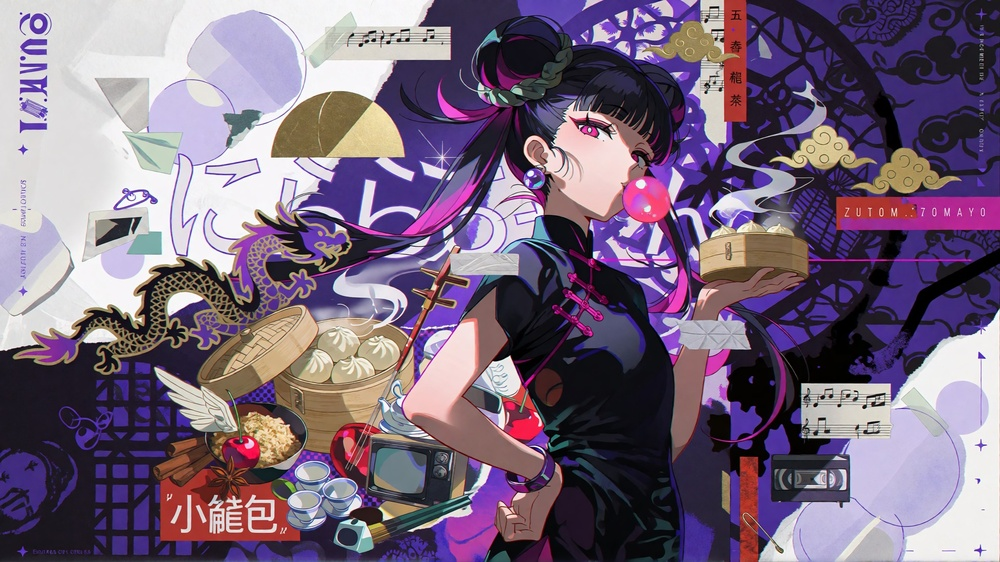
#> input picture examples/nira_china_bubble_fix/best.jpg, 1000 x 562 px, shrunk from 1920 x 1080 before the run; the run also reads 1 picture not shown here
$ python composite_mask.py ../../../examples/nira_china_bubble_fix/best.jpg ../../../examples/nira_china_bubble_fix/inpaint_raw.jpg ../../../examples/nira_china_bubble_fix/inpaint_raw.jpg out.png
#> lines starting #> are read from the running program, lines starting #| are printed output that depends on the picture; after the words box and inside, x2 and y2 are one past the last pixel; in counts of white or black regions, pixels touching at a corner belong together
"""Paste the masked area of an inpainted render back onto the picked image and report what changed.

ComfyUI's masked inpaint returns a whole frame that went through the VAE, so even pixels outside the
mask drift a little. Compositing with the same mask keeps the rest of the picked image pixel-identical.

Usage:
    python composite_mask.py BASE.png INPAINTED.png MASK.png OUT.png
"""

from __future__ import annotations

import argparse

import numpy as np
from PIL import Image


def main() -> int:
    parser = argparse.ArgumentParser(description=__doc__)
    parser.add_argument("base", help="The picked image to keep")
    parser.add_argument("inpainted", help="ComfyUI output of the masked inpaint")
    parser.add_argument("mask", help="Grayscale mask, white = take the inpainted pixels")
    parser.add_argument("out")
    args = parser.parse_args()

    base = Image.open(args.base).convert("RGB")
#> base is the input picture: PIL image 1000x562 RGB; mean R, G, B 121.1, 103.6, 125.2
    out = Image.composite(Image.open(args.inpainted).convert("RGB"), base, Image.open(args.mask).convert("L"))
    out.save(args.out)

    changed = np.abs(np.asarray(out, np.int16) - np.asarray(base, np.int16)).max(axis=2) > 0
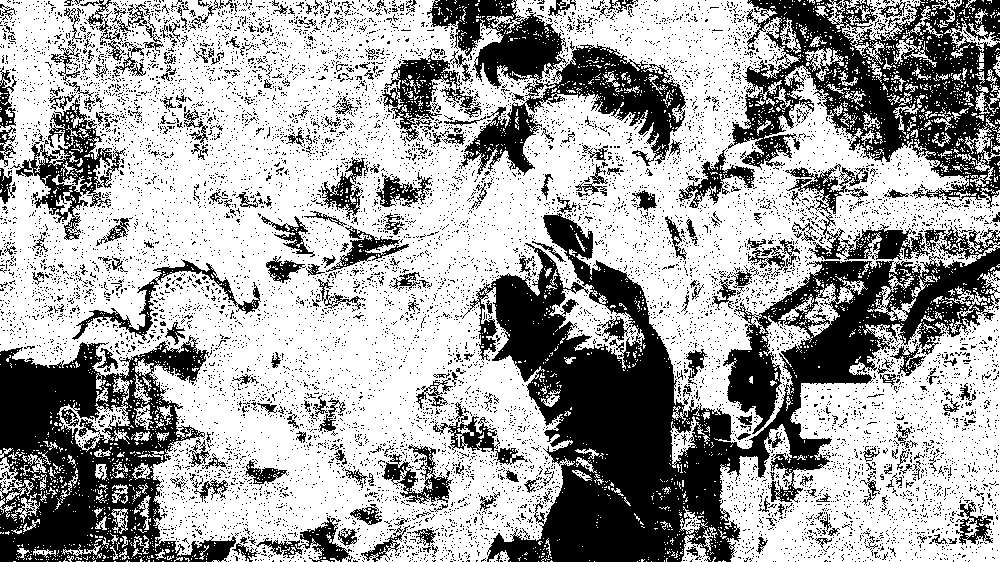
#> changed: shape (562, 1000) bool; 64.2% white; 10560 black regions (10256 under 20 px), largest, box (x1, y1, x2, y2) and area: (462, 213, 1000, 562) 66592, (0, 335, 236, 562) 27444, (728, 0, 1000, 209) 25600
    if changed.any():
        ys, xs = np.nonzero(changed)
        print(f"saved {args.out}: {int(changed.sum())} pixels changed, x {xs.min()}-{xs.max()}, y {ys.min()}-{ys.max()}")
#| saved out.png: 360981 pixels changed, x 0-999, y 0-561
    else:
        print(f"saved {args.out}: no pixels changed")
    return 0


if __name__ == "__main__":
    raise SystemExit(main())
#> (the program exits here)
